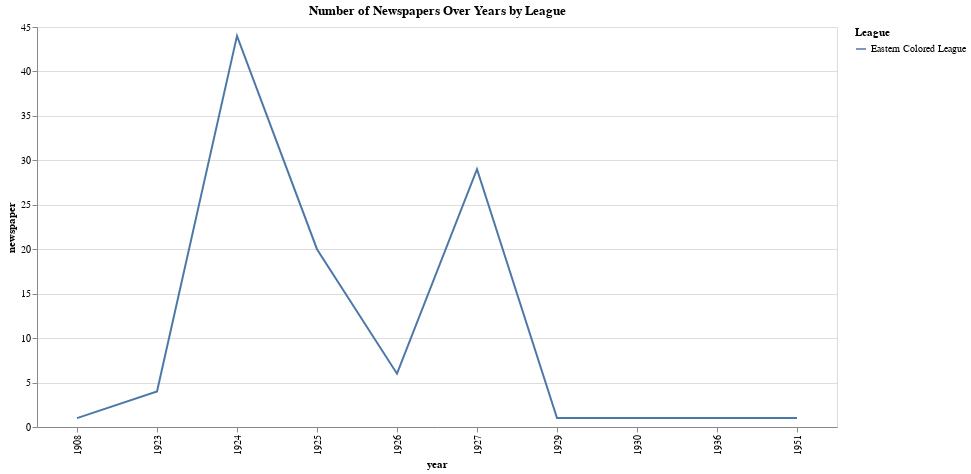

The notebook cell saved with this chart:
### Code cell
import altair as alt
import pandas as pd

# Combine all aggregated dataframes into one
df_combined = pd.concat([
    df_ecl_agg.assign(league='Eastern Colored League'),
    df_fl_agg.assign(league='Federal League'),
    df_nnl_agg.assign(league='Negro National League'),
    df_pl_agg.assign(league='Players League')
])

# Create a dropdown selection
dropdown = alt.binding_select(options=[
    'Eastern Colored League', 
    'Federal League', 
    'Negro National League', 
    'Players League'
], name='League: ')
selection = alt.param(name='LeagueSelector', bind=dropdown, value='Eastern Colored League')

# Add zoom and pan capability
zoom = alt.selection_interval(bind='scales')

# Create the chart
chart = alt.Chart(df_combined).mark_line().encode(
    x='year:O',
    y='newspaper:Q',
    color=alt.Color('league:N', legend=alt.Legend(title="League")),
    tooltip=['year', 'newspaper', 'league']
).add_params(
    zoom,  # Add zoom and pan capability
    selection  # Add dropdown parameter
).transform_filter(
    alt.datum.league == selection  # Filter rows based on dropdown selection
).properties(
    title='Number of Newspapers Over Years by League',
    width=800,
    height=400
)

chart

### Figure 1 — Vega-Lite specification as saved in the notebook (floating-point values rounded to 4 significant figures; data arrays with more than 128 entries replaced by an {"elided": "..."} marker saying what was removed)
{"config": {"view": {"continuousWidth": 300, "continuousHeight": 300}}, "data": {"name": "data-9af82ee69eb43c97c044a1c45f17213b"}, "mark": {"type": "line"}, "encoding": {"color": {"field": "league", "legend": {"title": "League"}, "type": "nominal"}, "tooltip": [{"field": "year", "type": "quantitative"}, {"field": "newspaper", "type": "quantitative"}, {"field": "league", "type": "nominal"}], "x": {"field": "year", "type": "ordinal"}, "y": {"field": "newspaper", "type": "quantitative"}}, "height": 400, "params": [{"name": "param_12", "select": {"type": "interval"}, "bind": "scales"}, {"name": "LeagueSelector", "bind": {"input": "select", "options": ["Eastern Colored League", "Federal League", "Negro National League", "Players League"], "name": "League: "}, "value": "Eastern Colored League"}], "title": "Number of Newspapers Over Years by League", "transform": [{"filter": "(datum.league === LeagueSelector)"}], "width": 800, "$schema": "https://vega.github.io/schema/vega-lite/v5.20.1.json", "datasets": {"data-9af82ee69eb43c97c044a1c45f17213b": {"elided": "172 records"}}}
